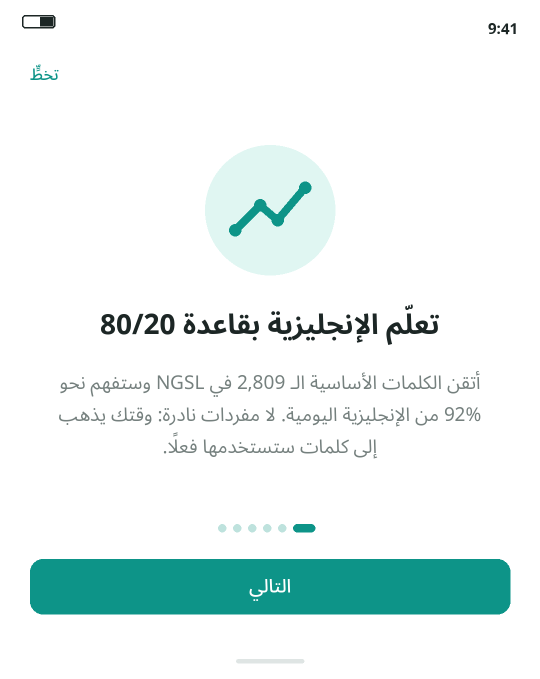
#> input picture store_assets/localized/ar/2_intro.png, 1080 x 1358 px, given in place of raw_6_practical.png, which was not available (shown at 1/2 size)
$ python compose.py ../../store_assets/localized/ar/2_intro.png
#> lines starting #> are read from the running program, lines starting #| are printed output that depends on the picture; pictures that were not available may be replaced by others from this repository, and a replacement may not be noted
"""
把 store_screenshots_test.dart 渲染的原始畫面（build/store_screenshots/<lang>/raw_*.png）
補上狀態列（9:41、訊號、電池）與底部手勢列，輸出到 store_assets/localized/<lang>/。
執行：python3 tool/store_screenshots/compose.py [語言...]（在 repo 根目錄；不給語言＝全部）
"""
import os, sys
from PIL import Image, ImageDraw, ImageFont

ROOT = os.path.dirname(os.path.dirname(os.path.dirname(os.path.abspath(__file__))))
RAW = os.path.join(ROOT, "build", "store_screenshots")
OUT = os.path.join(ROOT, "store_assets", "localized")
FLUTTER = os.environ.get("FLUTTER_ROOT", "/home/claude/flutter")
FONT = os.path.join(FLUTTER, "bin/cache/artifacts/material_fonts/Roboto-Medium.ttf")
NAMES = ["6_practical"]
DPR = 2.625
ALL = ["zh", "ja", "ko", "vi", "id", "zh_Hans", "es", "pt", "th", "ar", "en"]


def compose(src, dst):
    img = Image.open(src).convert("RGB")
#> img is the input picture: PIL image 1080x1358 RGB; mean R, G, B 232.3, 243.4, 242.4
    W, H = img.size
#> W = 1080; H = 1358
    r, g, b = img.getpixel((W // 2, 10))
#> r = 255; g = 255; b = 255
    dark = (0.299 * r + 0.587 * g + 0.114 * b) < 128
#> dark = False
    ink = (236, 242, 238) if dark else (30, 38, 34)
#> ink = (30, 38, 34)
    d = ImageDraw.Draw(img)
    top = int(24 * DPR)
    cy = top // 2 + 2
    d.text((int(16 * DPR), cy), "9:41", font=ImageFont.truetype(FONT, 38), fill=ink, anchor="lm")
    # 訊號（4 格）
    x = W - 200
#> x = 880
    for i in range(4):
        h = 10 + i * 7
        d.rectangle([x + i * 12, cy + 13 - h, x + i * 12 + 7, cy + 13], fill=ink)
    # 電池
    x = W - 120
#> x = 960
    d.rounded_rectangle([x, cy - 13, x + 52, cy + 13], radius=5, outline=ink, width=3)
    d.rectangle([x + 52, cy - 5, x + 57, cy + 5], fill=ink)
    d.rectangle([x + 6, cy - 7, x + 40, cy + 7], fill=ink)
    # 手勢列
    bot = int(16 * DPR)
    d.rounded_rectangle([W // 2 - 140, H - bot // 2 - 6, W // 2 + 140, H - bot // 2 + 6],
                        radius=6, fill=(ink[0], ink[1], ink[2]) if dark else (60, 66, 62))
    img.save(dst, "PNG", optimize=True)
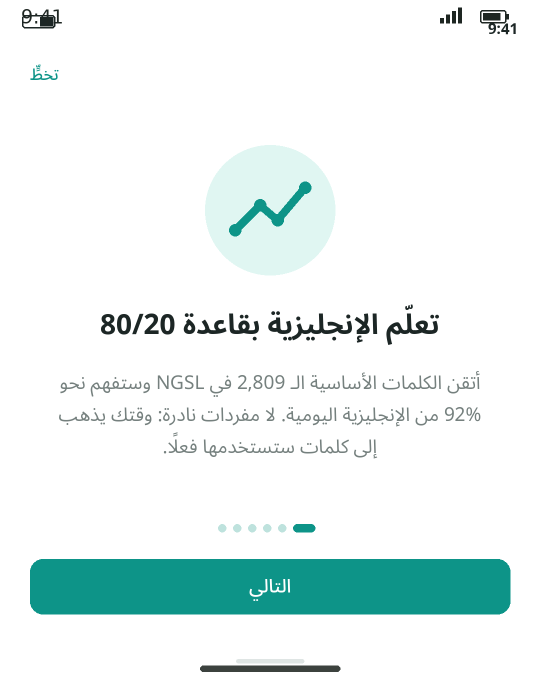
#> saved as 6_practical.png: PIL image 1080x1358 RGB (shown at 1/2 size); mean R, G, B 231.5, 242.6, 241.6


for lang in (sys.argv[1:] or ALL):
    od = os.path.join(OUT, lang)
    os.makedirs(od, exist_ok=True)
    for n in NAMES:
        compose(os.path.join(RAW, lang, f"raw_{n}.png"), os.path.join(od, f"{n}.png"))
    print(lang, "done")

$ run again, on store_assets/localized/ar/3_stats.png
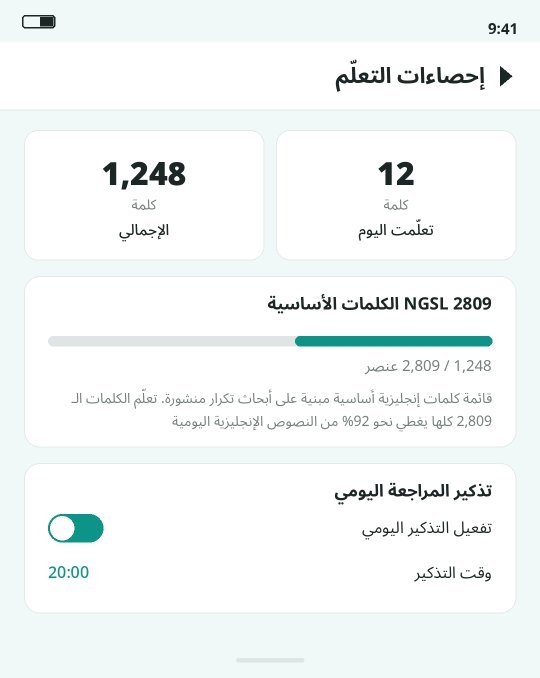
#> input picture store_assets/localized/ar/3_stats.png, 1080 x 1356 px, given in place of raw_6_practical.png, which was not available (shown at 1/2 size)
#> in compose, img is the input picture: PIL image 1080x1356 RGB; mean R, G, B 243.5, 247.7, 247.2
#> r = 240; g = 249; b = 248
#> dark = False
#> ink = (30, 38, 34)
#> in compose, `img.save(dst, "PNG", optimize=True)`:
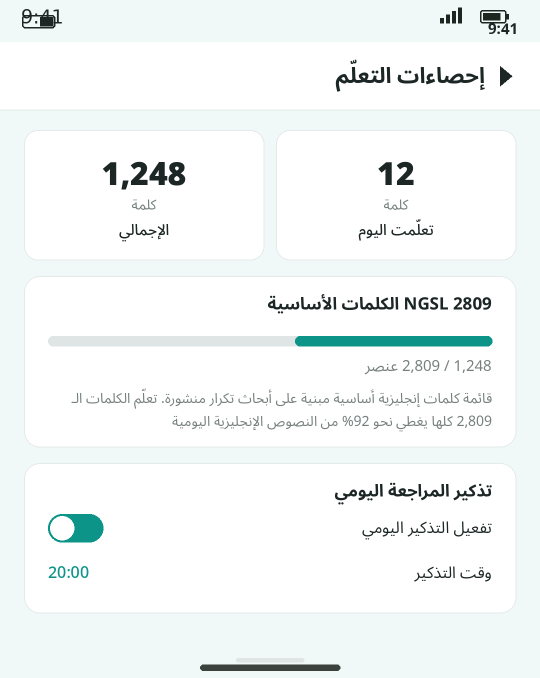
#> saved as 6_practical.png: PIL image 1080x1356 RGB (shown at 1/2 size); mean R, G, B 242.8, 246.9, 246.4
